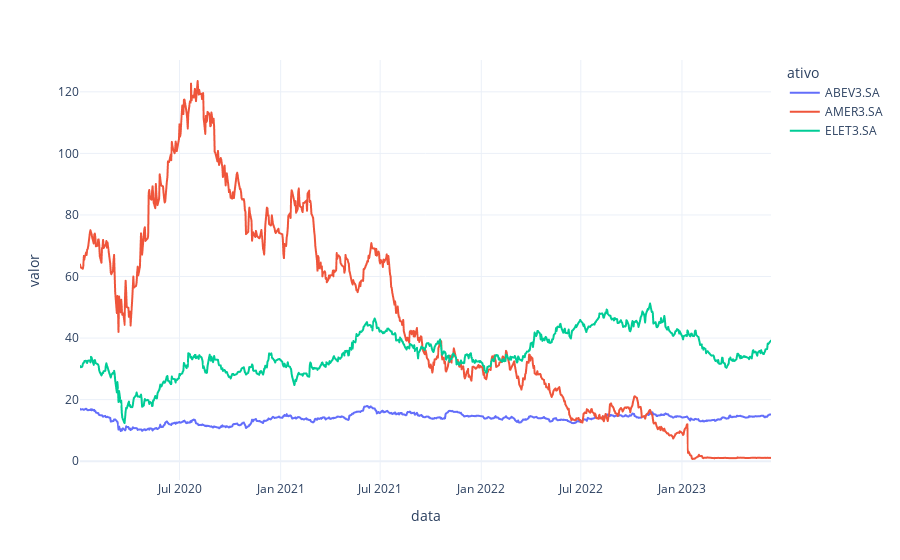

Write notebook code for a chart like this one.
### Code cell
#montando dataframe para a criação do gráfico, considerando os valores ajustados no fechamento('Adj Close')
fechamento_vertical = df['Adj Close'].stack().reset_index()
fechamento_vertical.columns = ['data', 'ativo', 'valor']
#criando gráfico do plotly
fig = px.line(fechamento_vertical, x="data", y="valor", color='ativo', template='plotly_white')
fig.show()

### Figure 1 — Plotly figure (JSON) as saved in the notebook; plotly's stock layout.template omitted (floating-point values rounded to 4 significant figures; data arrays with more than 128 entries replaced by an {"elided": "..."} marker saying what was removed)
{"data": [{"hovertemplate": "ativo=ABEV3.SA<br>data=%{x}<br>valor=%{y}<extra></extra>", "legendgroup": "ABEV3.SA", "line": {"color": "#636efa", "dash": "solid"}, "marker": {"symbol": "circle"}, "mode": "lines", "name": "ABEV3.SA", "showlegend": true, "type": "scattergl", "x": {"elided": "855 str values"}, "xaxis": "x", "y": {"elided": "855 float values"}, "yaxis": "y"}, {"hovertemplate": "ativo=AMER3.SA<br>data=%{x}<br>valor=%{y}<extra></extra>", "legendgroup": "AMER3.SA", "line": {"color": "#EF553B", "dash": "solid"}, "marker": {"symbol": "circle"}, "mode": "lines", "name": "AMER3.SA", "showlegend": true, "type": "scattergl", "x": {"elided": "855 str values"}, "xaxis": "x", "y": {"elided": "855 float values"}, "yaxis": "y"}, {"hovertemplate": "ativo=ELET3.SA<br>data=%{x}<br>valor=%{y}<extra></extra>", "legendgroup": "ELET3.SA", "line": {"color": "#00cc96", "dash": "solid"}, "marker": {"symbol": "circle"}, "mode": "lines", "name": "ELET3.SA", "showlegend": true, "type": "scattergl", "x": {"elided": "855 str values"}, "xaxis": "x", "y": {"elided": "855 float values"}, "yaxis": "y"}], "layout": {"legend": {"title": {"text": "ativo"}, "tracegroupgap": 0}, "margin": {"t": 60}, "xaxis": {"anchor": "y", "domain": [0, 1], "title": {"text": "data"}}, "yaxis": {"anchor": "x", "domain": [0, 1], "title": {"text": "valor"}}}}
